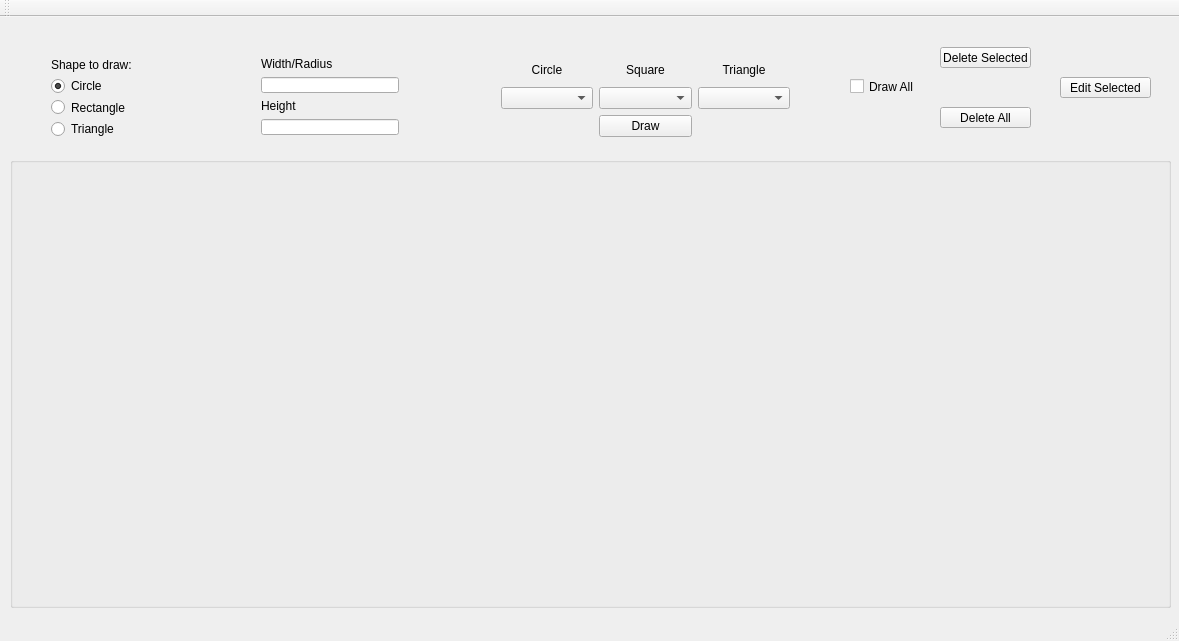
<?xml version="1.0" encoding="UTF-8"?>
<ui version="4.0">
 <class>MainWindow</class>
 <widget class="QMainWindow" name="MainWindow">
  <property name="geometry">
   <rect>
    <x>0</x>
    <y>0</y>
    <width>1179</width>
    <height>641</height>
   </rect>
  </property>
  <property name="windowTitle">
   <string>MainWindow</string>
  </property>
  <widget class="QWidget" name="centralWidget">
   <widget class="QWidget" name="gridLayoutWidget">
    <property name="geometry">
     <rect>
      <x>490</x>
      <y>30</y>
      <width>311</width>
      <height>101</height>
     </rect>
    </property>
    <layout class="QGridLayout" name="gridLayout">
     <item row="0" column="1">
      <widget class="QLabel" name="label_3">
       <property name="text">
        <string>Square</string>
       </property>
       <property name="alignment">
        <set>Qt::AlignCenter</set>
       </property>
      </widget>
     </item>
     <item row="0" column="2">
      <widget class="QLabel" name="label_4">
       <property name="text">
        <string>Triangle</string>
       </property>
       <property name="alignment">
        <set>Qt::AlignCenter</set>
       </property>
      </widget>
     </item>
     <item row="0" column="0">
      <widget class="QLabel" name="label_2">
       <property name="text">
        <string>Circle</string>
       </property>
       <property name="alignment">
        <set>Qt::AlignCenter</set>
       </property>
      </widget>
     </item>
     <item row="1" column="0">
      <widget class="QComboBox" name="circleComboBox">
       <property name="currentIndexChanged" stdset="0">
        <number>0</number>
       </property>
      </widget>
     </item>
     <item row="1" column="2">
      <widget class="QComboBox" name="triangleComboBox"/>
     </item>
     <item row="1" column="1">
      <widget class="QComboBox" name="squareComboBox"/>
     </item>
     <item row="2" column="1">
      <widget class="QPushButton" name="drawPushButton">
       <property name="text">
        <string>Draw</string>
       </property>
      </widget>
     </item>
    </layout>
   </widget>
   <widget class="QGroupBox" name="groupBox">
    <property name="geometry">
     <rect>
      <x>10</x>
      <y>140</y>
      <width>1161</width>
      <height>451</height>
     </rect>
    </property>
    <property name="title">
     <string/>
    </property>
    <widget class="QLabel" name="label">
     <property name="geometry">
      <rect>
       <x>0</x>
       <y>20</y>
       <width>1161</width>
       <height>421</height>
      </rect>
     </property>
     <property name="mouseTracking">
      <bool>true</bool>
     </property>
     <property name="text">
      <string/>
     </property>
    </widget>
   </widget>
   <widget class="QCheckBox" name="checkBox">
    <property name="geometry">
     <rect>
      <x>850</x>
      <y>60</y>
      <width>72</width>
      <height>19</height>
     </rect>
    </property>
    <property name="text">
     <string>Draw All</string>
    </property>
   </widget>
   <widget class="QPushButton" name="deleteSelectedPushButton">
    <property name="geometry">
     <rect>
      <x>940</x>
      <y>30</y>
      <width>91</width>
      <height>21</height>
     </rect>
    </property>
    <property name="text">
     <string>Delete Selected</string>
    </property>
   </widget>
   <widget class="QPushButton" name="deleteAllPushButton">
    <property name="geometry">
     <rect>
      <x>940</x>
      <y>90</y>
      <width>91</width>
      <height>21</height>
     </rect>
    </property>
    <property name="text">
     <string>Delete All</string>
    </property>
   </widget>
   <widget class="QWidget" name="gridLayoutWidget_2">
    <property name="geometry">
     <rect>
      <x>40</x>
      <y>30</y>
      <width>111</width>
      <height>101</height>
     </rect>
    </property>
    <layout class="QGridLayout" name="gridLayout_2">
     <item row="0" column="0">
      <widget class="QLabel" name="label_5">
       <property name="text">
        <string>Shape to draw:</string>
       </property>
      </widget>
     </item>
     <item row="1" column="0">
      <widget class="QRadioButton" name="radioButton_0">
       <property name="text">
        <string>Circle</string>
       </property>
       <property name="checked">
        <bool>true</bool>
       </property>
      </widget>
     </item>
     <item row="2" column="0">
      <widget class="QRadioButton" name="radioButton_1">
       <property name="text">
        <string>Rectangle</string>
       </property>
      </widget>
     </item>
     <item row="3" column="0">
      <widget class="QRadioButton" name="radioButton_2">
       <property name="text">
        <string>Triangle</string>
       </property>
      </widget>
     </item>
    </layout>
   </widget>
   <widget class="QWidget" name="gridLayoutWidget_3">
    <property name="geometry">
     <rect>
      <x>250</x>
      <y>29</y>
      <width>160</width>
      <height>101</height>
     </rect>
    </property>
    <layout class="QGridLayout" name="gridLayout_3">
     <item row="1" column="0">
      <widget class="QLineEdit" name="widthLineEdit"/>
     </item>
     <item row="3" column="0">
      <widget class="QLineEdit" name="heightLineEdit"/>
     </item>
     <item row="0" column="0">
      <widget class="QLabel" name="label_6">
       <property name="text">
        <string>Width/Radius</string>
       </property>
      </widget>
     </item>
     <item row="2" column="0">
      <widget class="QLabel" name="label_7">
       <property name="text">
        <string>Height</string>
       </property>
      </widget>
     </item>
    </layout>
   </widget>
   <widget class="QPushButton" name="editSelectedPushButton">
    <property name="geometry">
     <rect>
      <x>1060</x>
      <y>60</y>
      <width>91</width>
      <height>21</height>
     </rect>
    </property>
    <property name="text">
     <string>Edit Selected</string>
    </property>
   </widget>
  </widget>
  <widget class="QMenuBar" name="menuBar">
   <property name="geometry">
    <rect>
     <x>0</x>
     <y>0</y>
     <width>1179</width>
     <height>20</height>
    </rect>
   </property>
  </widget>
  <widget class="QToolBar" name="mainToolBar">
   <attribute name="toolBarArea">
    <enum>TopToolBarArea</enum>
   </attribute>
   <attribute name="toolBarBreak">
    <bool>false</bool>
   </attribute>
  </widget>
  <widget class="QStatusBar" name="statusBar"/>
 </widget>
 <layoutdefault spacing="6" margin="11"/>
 <resources/>
 <connections/>
</ui>
